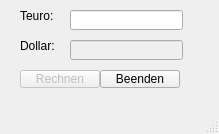
<?xml version="1.0" encoding="UTF-8"?>
<ui version="4.0">
 <class>MainWindow</class>
 <widget class="QMainWindow" name="MainWindow">
  <property name="geometry">
   <rect>
    <x>0</x>
    <y>0</y>
    <width>219</width>
    <height>134</height>
   </rect>
  </property>
  <property name="windowTitle">
   <string>MainWindow</string>
  </property>
  <widget class="QWidget" name="centralwidget">
   <widget class="QPushButton" name="btn_rechnen">
    <property name="enabled">
     <bool>false</bool>
    </property>
    <property name="geometry">
     <rect>
      <x>20</x>
      <y>70</y>
      <width>80</width>
      <height>18</height>
     </rect>
    </property>
    <property name="text">
     <string>Rechnen</string>
    </property>
   </widget>
   <widget class="QLineEdit" name="txt_euro">
    <property name="geometry">
     <rect>
      <x>70</x>
      <y>10</y>
      <width>113</width>
      <height>20</height>
     </rect>
    </property>
   </widget>
   <widget class="QLineEdit" name="txt_dollar">
    <property name="enabled">
     <bool>false</bool>
    </property>
    <property name="geometry">
     <rect>
      <x>70</x>
      <y>40</y>
      <width>113</width>
      <height>20</height>
     </rect>
    </property>
   </widget>
   <widget class="QPushButton" name="btn_ende">
    <property name="geometry">
     <rect>
      <x>100</x>
      <y>70</y>
      <width>80</width>
      <height>18</height>
     </rect>
    </property>
    <property name="text">
     <string>Beenden</string>
    </property>
   </widget>
   <widget class="QLabel" name="label">
    <property name="geometry">
     <rect>
      <x>20</x>
      <y>10</y>
      <width>37</width>
      <height>12</height>
     </rect>
    </property>
    <property name="text">
     <string>Teuro:</string>
    </property>
   </widget>
   <widget class="QLabel" name="label_2">
    <property name="geometry">
     <rect>
      <x>20</x>
      <y>40</y>
      <width>37</width>
      <height>12</height>
     </rect>
    </property>
    <property name="text">
     <string>Dollar:</string>
    </property>
   </widget>
  </widget>
  <widget class="QMenuBar" name="menubar">
   <property name="geometry">
    <rect>
     <x>0</x>
     <y>0</y>
     <width>219</width>
     <height>17</height>
    </rect>
   </property>
  </widget>
  <widget class="QStatusBar" name="statusbar"/>
 </widget>
 <resources/>
 <connections/>
</ui>
